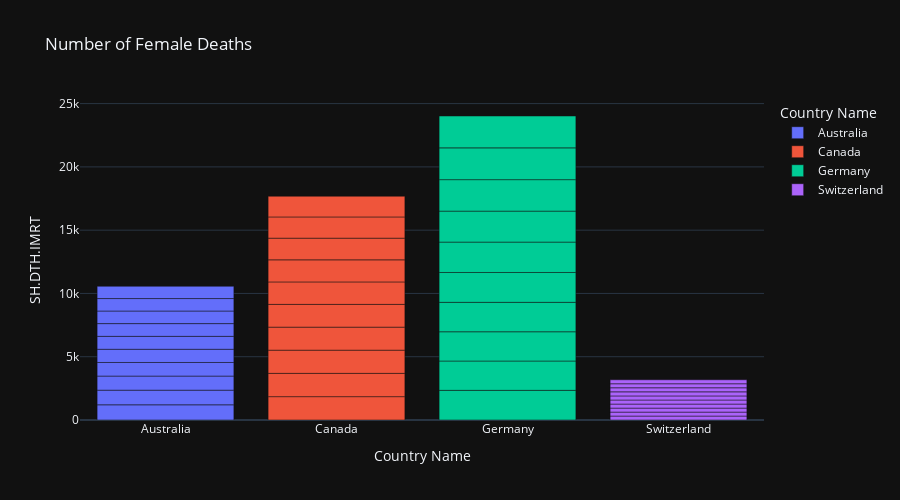

Notebook code for this chart:
### Code cell
#Number of InfantFemale Deaths 
#X-Axis:-Country Name 
# Y-Axis:-SH.DTH.IMRT,count of Female Infant Deaths
fig = px.bar(data_frame=df,x='Country Name',y='SH.DTH.IMRT',hover_name='Country Name',color='Country Name',height=500,title="Number of Female Deaths ")
fig.show()

### Figure 1 — Plotly figure (JSON) as saved in the notebook; plotly's stock layout.template omitted (floating-point values rounded to 4 significant figures)
{"data": [{"alignmentgroup": "True", "hovertemplate": "<b>%{hovertext}</b><br><br>Country Name=%{x}<br>SH.DTH.IMRT=%{y}<extra></extra>", "hovertext": ["Australia", "Australia", "Australia", "Australia", "Australia", "Australia", "Australia", "Australia", "Australia", "Australia"], "legendgroup": "Australia", "marker": {"color": "#636efa"}, "name": "Australia", "offsetgroup": "Australia", "orientation": "v", "showlegend": true, "textposition": "auto", "type": "bar", "x": ["Australia", "Australia", "Australia", "Australia", "Australia", "Australia", "Australia", "Australia", "Australia", "Australia"], "xaxis": "x", "y": [1200, 1157, 1114, 1075, 1044, 1021, 1006, 994, 984, 972], "yaxis": "y"}, {"alignmentgroup": "True", "hovertemplate": "<b>%{hovertext}</b><br><br>Country Name=%{x}<br>SH.DTH.IMRT=%{y}<extra></extra>", "hovertext": ["Canada", "Canada", "Canada", "Canada", "Canada", "Canada", "Canada", "Canada", "Canada", "Canada"], "legendgroup": "Canada", "marker": {"color": "#EF553B"}, "name": "Canada", "offsetgroup": "Canada", "orientation": "v", "showlegend": true, "textposition": "auto", "type": "bar", "x": ["Canada", "Canada", "Canada", "Canada", "Canada", "Canada", "Canada", "Canada", "Canada", "Canada"], "xaxis": "x", "y": [1845, 1841, 1832, 1819, 1799, 1774, 1745, 1713, 1677, 1639], "yaxis": "y"}, {"alignmentgroup": "True", "hovertemplate": "<b>%{hovertext}</b><br><br>Country Name=%{x}<br>SH.DTH.IMRT=%{y}<extra></extra>", "hovertext": ["Germany", "Germany", "Germany", "Germany", "Germany", "Germany", "Germany", "Germany", "Germany", "Germany"], "legendgroup": "Germany", "marker": {"color": "#00cc96"}, "name": "Germany", "offsetgroup": "Germany", "orientation": "v", "showlegend": true, "textposition": "auto", "type": "bar", "x": ["Germany", "Germany", "Germany", "Germany", "Germany", "Germany", "Germany", "Germany", "Germany", "Germany"], "xaxis": "x", "y": [2344, 2317, 2311, 2326, 2358, 2401, 2447, 2487, 2512, 2517], "yaxis": "y"}, {"alignmentgroup": "True", "hovertemplate": "<b>%{hovertext}</b><br><br>Country Name=%{x}<br>SH.DTH.IMRT=%{y}<extra></extra>", "hovertext": ["Switzerland", "Switzerland", "Switzerland", "Switzerland", "Switzerland", "Switzerland", "Switzerland", "Switzerland", "Switzerland", "Switzerland"], "legendgroup": "Switzerland", "marker": {"color": "#ab63fa"}, "name": "Switzerland", "offsetgroup": "Switzerland", "orientation": "v", "showlegend": true, "textposition": "auto", "type": "bar", "x": ["Switzerland", "Switzerland", "Switzerland", "Switzerland", "Switzerland", "Switzerland", "Switzerland", "Switzerland", "Switzerland", "Switzerland"], "xaxis": "x", "y": [311, 313, 316, 319, 321, 323, 322, 321, 318, 314], "yaxis": "y"}], "layout": {"barmode": "relative", "height": 500, "legend": {"title": {"text": "Country Name"}, "tracegroupgap": 0}, "title": {"text": "Number of Female Deaths "}, "xaxis": {"anchor": "y", "categoryarray": ["Australia", "Canada", "Germany", "Switzerland"], "categoryorder": "array", "domain": [0, 1], "title": {"text": "Country Name"}}, "yaxis": {"anchor": "x", "domain": [0, 1], "title": {"text": "SH.DTH.IMRT"}}}}
